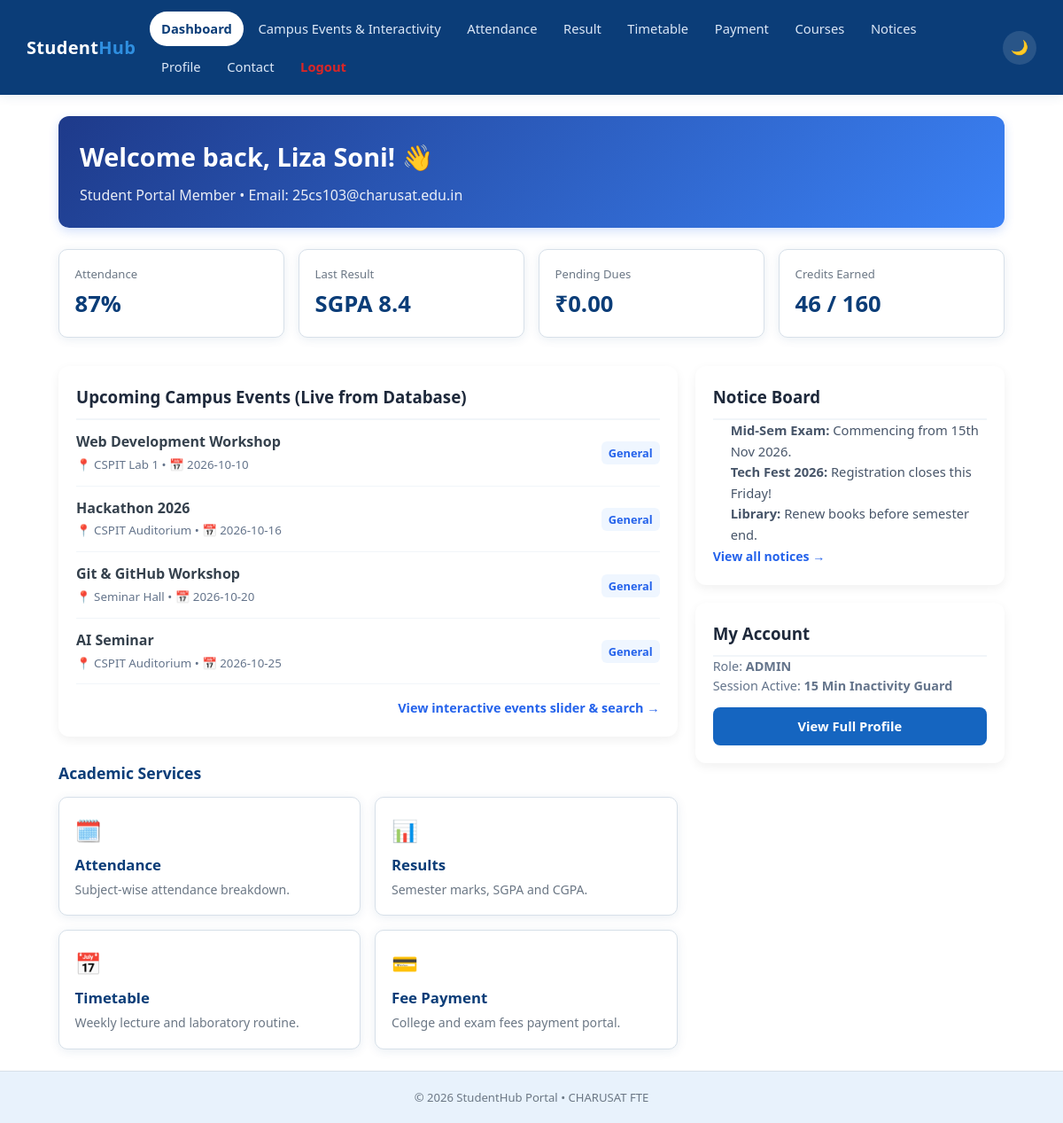
The app's page /student_dashboard.php (signed in) with its own data.
### tables this page shows
CREATE TABLE `events` (
  `event_id` int(11) NOT NULL AUTO_INCREMENT,
  `event_name` varchar(150) NOT NULL,
  `event_date` date NOT NULL,
  `venue` varchar(150) DEFAULT NULL,
  `description` text DEFAULT NULL,
  `poster_path` varchar(255) DEFAULT NULL,
  `category` varchar(50) DEFAULT 'General',
  PRIMARY KEY (`event_id`)
);

### student_dashboard.php (the view, shortened to what this page needs)
<?php
require_once "db.php";
function h($v) {
    return htmlspecialchars((string)($v ?? ""), ENT_QUOTES, "UTF-8");
}
$userEmail = $_SESSION["email"] ?? "";
$userName = $_SESSION["name"] ?? "Student";
$studentInfo = null;
try {
    $stmt = $pdo->prepare("SELECT * FROM students WHERE email = ? LIMIT 1");
    $stmt->execute([$userEmail]);
    $studentInfo = $stmt->fetch();
    $upcomingEvents = $pdo->query("SELECT * FROM events ORDER BY event_date ASC LIMIT 4")->fetchAll();
} catch (PDOException $e) {
    $upcomingEvents = [];
}
?>
<!DOCTYPE html>
<html lang="en">
<head>
  <link rel="stylesheet" href="style.css" />
</head>
<body>
  <header class="navbar">
    <div class="nav-container">
      <a href="student_dashboard.php" class="logo">Student<span>Hub</span></a>
      <nav class="nav-links" id="navLinks" aria-label="Primary navigation">
        <a href="student_dashboard.php" class="active">Dashboard</a>
        <a href="dynamic.html">Campus Events & Interactivity</a>
        <a href="attendance.html">Attendance</a>
        <a href="result.html">Result</a>
        <a href="timetable.html">Timetable</a>
        <a href="payment.html">Payment</a>
        <a href="course.html">Courses</a>
        <a href="notices.html">Notices</a>
        <a href="profile.html">Profile</a>
        <a href="contact.html">Contact</a>
        <a href="logout.php" style="color: #dc2626; font-weight: bold;">Logout</a>
      </nav>
      <div class="nav-actions">
        <button id="themeToggle" class="icon-btn" aria-label="Toggle dark mode">🌙</button>
      </div>
    </div>
  </header>
  <main id="main" class="container" style="max-width: 1100px; margin: 24px auto; padding: 0 16px;">
    <div class="welcome-card">
      <h1>Welcome back, <?= h($userName) ?>! 👋</h1>
      <p>
        <?= $studentInfo ? h($studentInfo['department']) . " | Semester " . h($studentInfo['semester']) : "Student Portal Member" ?>
        &bull; Email: <?= h($userEmail) ?>
      </p>
    </div>
    <section class="stats-grid" aria-label="Academic stats">
      <div class="stat-card">
        <div class="label">Attendance</div>
        <div class="value">87%</div>
      </div>
      <div class="stat-card">
        <div class="label">Last Result</div>
        <div class="value">SGPA 8.4</div>
      </div>
      <div class="stat-card">
        <div class="label">Pending Dues</div>
        <div class="value">₹0.00</div>
      </div>
      <div class="stat-card">
        <div class="label">Credits Earned</div>
        <div class="value">46 / 160</div>
      </div>
    </section>
    <div class="grid-dashboard">
      <div>
        <div class="card">
          <h3>Upcoming Campus Events (Live from Database)</h3>
          <?php if (!empty($upcomingEvents)): ?>
            <?php foreach ($upcomingEvents as $ev): ?>
              <div class="event-item">
                <div>
                  <strong><?= h($ev["event_name"]) ?></strong><br>
                  <small style="color: #64748b;">📍 <?= h($ev["venue"]) ?> &bull; 📅 <?= h($ev["event_date"]) ?></small>
                </div>
                <div>
                  <span class="event-badge"><?= h($ev["category"] ?? "General") ?></span>
                </div>
              </div>
            <?php endforeach; ?>
          <?php else: ?>
            <p style="color: #94a3b8;">No upcoming events scheduled right now.</p>
          <?php endif; ?>
          <div style="margin-top: 14px; text-align: right;">
            <a href="dynamic.html" style="color: #2563eb; font-weight: 600; font-size: 0.9rem;">View interactive events slider & search &rarr;</a>
          </div>
        </div>
        <h2 class="section-title">Academic Services</h2>
        <section class="card-grid" aria-label="Academic Links">
          <a class="link-card" href="attendance.html">
            <div class="icon">🗓️</div>
            <h3>Attendance</h3>
            <p>Subject-wise attendance breakdown.</p>
          </a>
          <a class="link-card" href="result.html">
            <div class="icon">📊</div>
            <h3>Results</h3>
            <p>Semester marks, SGPA and CGPA.</p>
          </a>
          <a class="link-card" href="timetable.html">
            <div class="icon">📅</div>
            <h3>Timetable</h3>
            <p>Weekly lecture and laboratory routine.</p>
          </a>
          <a class="link-card" href="payment.html">
            <div class="icon">💳</div>
            <h3>Fee Payment</h3>
            <p>College and exam fees payment portal.</p>
          </a>
        </section>
      </div>
      <div>
        <div class="card">
          <h3>Notice Board</h3>
          <ul style="padding-left: 20px; color: #475569; font-size: 0.92rem; line-height: 1.6;">
            <li><strong>Mid-Sem Exam:</strong> Commencing from 15th Nov 2026.</li>
            <li><strong>Tech Fest 2026:</strong> Registration closes this Friday!</li>
            <li><strong>Library:</strong> Renew books before semester end.</li>
          </ul>
          <a href="notices.html" style="font-size: 0.88rem; color: #2563eb; font-weight: 600;">View all notices &rarr;</a>
        </div>
        <div class="card">
          <h3>My Account</h3>
          <p style="font-size: 0.9rem; color: #64748b; margin-bottom: 12px;">
            Role: <strong><?= h(strtoupper($_SESSION["role"] ?? "STUDENT")) ?></strong><br>
            Session Active: <strong>15 Min Inactivity Guard</strong>
          </p>
          <a href="profile.html" class="btn btn-primary btn-block" style="text-align: center;">View Full Profile</a>
        </div>
      </div>
    </div>
  </main>
  <footer class="footer">
    <p>&copy; 2026 StudentHub Portal &bull; CHARUSAT FTE</p>
  </footer>
</body>
</html>

### style.css (style rules this page uses)
:root { --blue-900: #0b3d78; --blue-800: #0d4a91; --blue-700: #1565c0; --blue-500: #2f8fe0; --blue-100: #e8f2fc; --white: #ffffff; --gray-700: #35414d; --gray-500: #6b7785; --gray-300: #d7e0e9; --success: #1e7e34; --success-bg: #e6f4ea; --danger: #c62828; --danger-bg: #fdecea; --radius: 10px; --shadow: 0 2px 12px rgba(11, 61, 120, 0.09); --shadow-lg: 0 8px 28px rgba(11, 61, 120, 0.16); --font: "Segoe UI", Roboto, Helvetica, Arial, sans-serif; }
* { box-sizing: border-box; margin: 0; padding: 0; }
html { scroll-behavior: smooth; }
body { font-family: var(--font); background: var(--white); color: var(--gray-700); line-height: 1.55; min-height: 100vh; display: flex; flex-direction: column; transition: background .2s ease, color .2s ease; }
a { color: inherit; text-decoration: none; }
ul { list-style: none; }
.navbar { background: var(--blue-900); color: var(--white); position: sticky; top: 0; z-index: 100; box-shadow: var(--shadow); }
.nav-container { max-width: 1180px; margin: 0 auto; padding: .8rem 1.25rem; display: flex; align-items: center; justify-content: space-between; gap: 1rem; }
.logo { font-size: 1.25rem; font-weight: 700; color: var(--white); letter-spacing: .3px; }
.logo span { color: var(--blue-500); }
.nav-links { display: flex; flex-wrap: wrap; gap: .25rem; align-items: center; }
.nav-links a { padding: .5rem .8rem; border-radius: 20px; font-size: .92rem; color: #dce8f7; transition: background .15s ease, color .15s ease; }
.nav-links a.active { background: var(--white); color: var(--blue-900); font-weight: 600; }
.nav-actions { display: flex; align-items: center; gap: .5rem; }
.icon-btn { background: rgba(255,255,255,.12); border: none; color: var(--white); width: 38px; height: 38px; border-radius: 50%; cursor: pointer; font-size: 1rem; display: flex; align-items: center; justify-content: center; }
main { flex: 1; width: 100%; max-width: 1180px; margin: 0 auto; padding: 1.75rem 1.25rem 3rem; }
.stats-grid { display: grid; grid-template-columns: repeat(4, 1fr); gap: 1rem; margin-bottom: 2rem; }
.stat-card { background: var(--white); border: 1px solid var(--gray-300); border-radius: var(--radius); padding: 1.1rem; box-shadow: var(--shadow); }
.stat-card .label { font-size: .82rem; color: var(--gray-500); }
.stat-card .value { font-size: 1.6rem; font-weight: 700; color: var(--blue-900); margin-top: .2rem; }
.card-grid { display: grid; grid-template-columns: repeat(auto-fill, minmax(230px, 1fr)); gap: 1rem; }
.link-card, .course-card { background: var(--white); border: 1px solid var(--gray-300); border-radius: var(--radius); padding: 1.1rem; box-shadow: var(--shadow); transition: transform .15s ease, box-shadow .15s ease; }
.link-card .icon { font-size: 1.5rem; }
.link-card h3, .course-card h3 { margin: .5rem 0 .25rem; color: var(--blue-900); font-size: 1.05rem; }
.link-card p, .course-card p { font-size: .88rem; color: var(--gray-500); }
.btn { display: inline-block; border: none; border-radius: 8px; padding: .65rem 1.3rem; font-size: .92rem; font-weight: 600; cursor: pointer; text-align: center; transition: background .15s ease, transform .1s ease; }
.btn-primary { background: var(--blue-700); color: var(--white); }
.btn-block { width: 100%; }
.footer { background: var(--blue-100); text-align: center; padding: 1.2rem; font-size: .82rem; color: var(--gray-500); border-top: 1px solid var(--gray-300); }
.section-title { font-size: 1.1rem; color: var(--blue-900); margin: 1.75rem 0 .8rem; }

### student_dashboard.php (style rules this page uses)
.welcome-card { background: linear-gradient(135deg, #1e3a8a, #3b82f6); color: white; padding: 24px; border-radius: 12px; margin-bottom: 24px; box-shadow: 0 4px 12px rgba(37,99,235,0.2); }
.welcome-card h1 { margin: 0 0 8px 0; font-size: 1.8rem; }
.welcome-card p { margin: 0; opacity: 0.9; }
.grid-dashboard { display: grid; grid-template-columns: 2fr 1fr; gap: 20px; }
.card { background: var(--card-bg, #ffffff); padding: 20px; border-radius: 12px; box-shadow: 0 4px 12px rgba(0,0,0,0.06); margin-bottom: 20px; }
.card h3 { margin-top: 0; color: #1e293b; border-bottom: 2px solid #f1f5f9; padding-bottom: 10px; }
.event-item { display: flex; justify-content: space-between; align-items: center; padding: 12px 0; border-bottom: 1px solid #f1f5f9; }
.event-badge { background: #eff6ff; color: #2563eb; font-size: 0.8rem; padding: 4px 8px; border-radius: 6px; font-weight: 600; }

### records on screen
events: event_name "Web Development Workshop", venue "CSPIT Lab 1", event_date "2026-10-10", category "General"
events: event_name "Hackathon 2026", venue "CSPIT Auditorium", event_date "2026-10-16", category "General"
events: event_name "Git & GitHub Workshop", venue "Seminar Hall", event_date "2026-10-20", category "General"
events: event_name "AI Seminar", venue "CSPIT Auditorium", event_date "2026-10-25", category "General"

### other values on screen
$userName "Liza Soni"
$userEmail "25cs103@charusat.edu.in"
$_SESSION["role"] "ADMIN"
